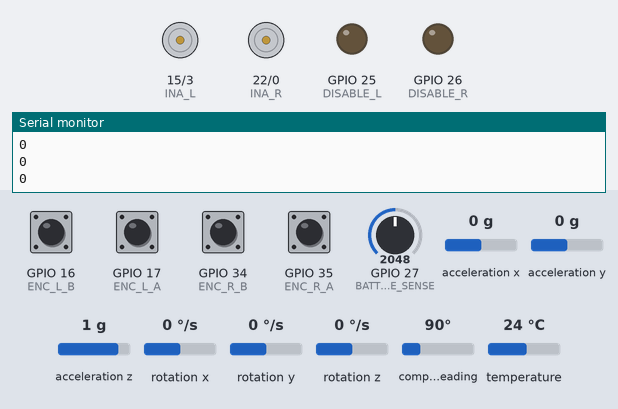
Recording of a sketch running on a simulated ESP32. Parts: motor-driver pin pairs drawn as motors (green arrow = first pin HIGH = forward, orange = second pin HIGH = backward, longer = more drive, scaled by the enable pin), output pins drawn as LEDs (lit = HIGH), the last lines printed to the serial monitor. The test bench sets the inputs (shaded band); at power-on: GPIO 16 (ENC_L_B), GPIO 17 (ENC_L_A), GPIO 34 (ENC_R_B), GPIO 35 (ENC_R_A) HIGH, GPIO 27 (BATTERY_VOLTAGE_SENSE) = 2048, acceleration y 0 g, acceleration z 1 g, rotation x 0 °/s, acceleration x 0 g, rotation y 0 °/s, rotation z 0 °/s, compass heading 90°, temperature 24 °C.

Above: at 1.2 s.
1.3 s: GPIO 27 (BATTERY_VOLTAGE_SENSE) set to 3388
2.8 s: GPIO 27 (BATTERY_VOLTAGE_SENSE) set to 3465
At 3.3 s:
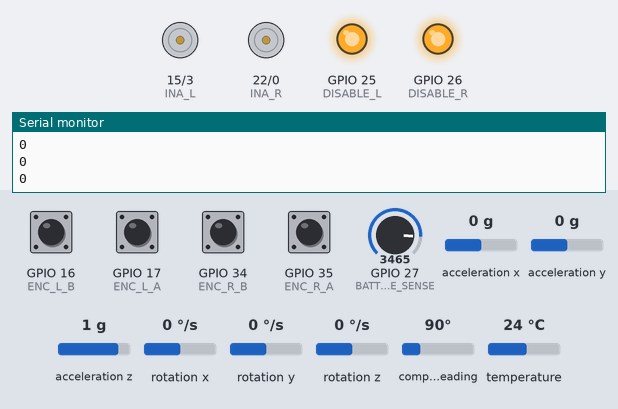
4.3 s: acceleration y set to -1.4 g
At 4.53 s:
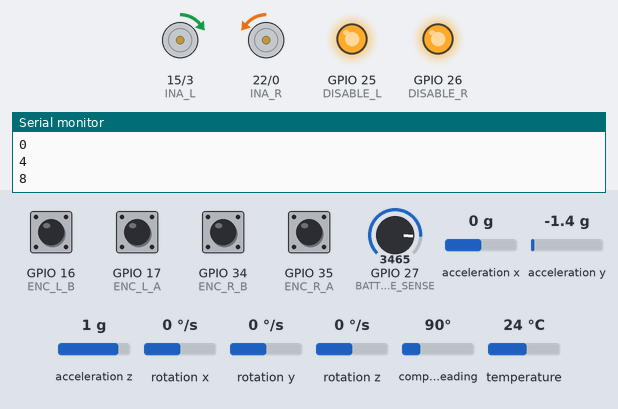
7.3 s: acceleration z set to -0.8 g
10.3 s: rotation x set to -192 °/s
At 11.0 s:
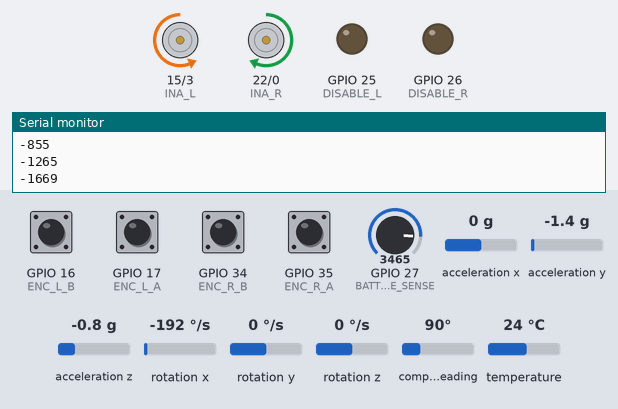
12.1 s: rotation x set to 24 °/s
At 15.84 s:
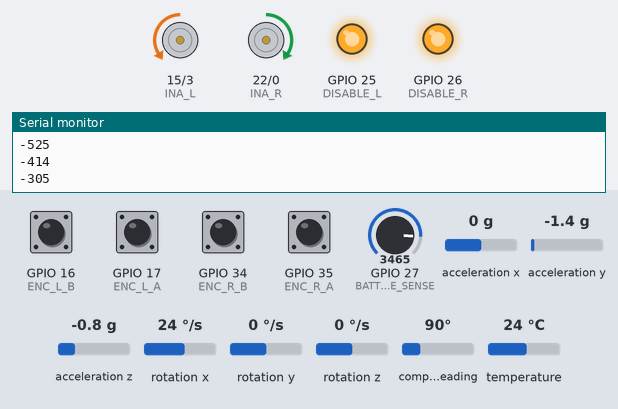
Timing chart, 0 to 16.1 s (numbered marks = the images above; inputs shaded):
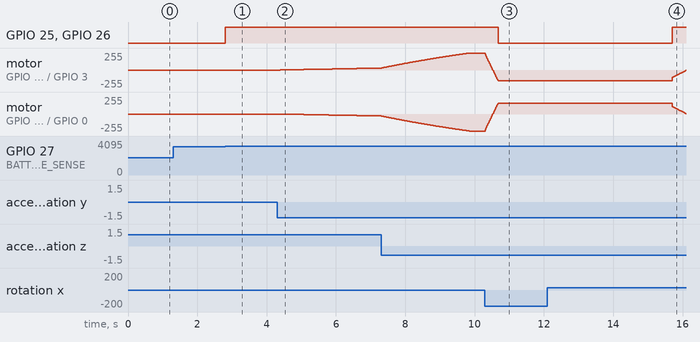

Measured:
- the behaviour switches between 3413 and 3414 on GPIO 27 (BATTERY_VOLTAGE_SENSE) (found by bisection; images 0 and 1)
- after the input at 2.8 s, GPIO 25 (DISABLE_L), GPIO 26 (DISABLE_R): LOW → HIGH at once
- after the input at 4.3 s, motor on GPIO 15 (INA_L) / GPIO 3 (INB_L): moves from stopped to forward 29/255 over 2.9 s, starting after 0.09 s; motor on GPIO 22 (INA_R) / GPIO 0 (INB_R): moves from stopped to backward 29/255 over 2.9 s, starting after 0.09 s
- after the input at 10.3 s, GPIO 25 (DISABLE_L), GPIO 26 (DISABLE_R): HIGH → LOW after 0.39 s; motor on GPIO 15 (INA_L) / GPIO 3 (INB_L): moves from forward 255/255 to backward 161/255 over 0.37 s, starting at once; motor on GPIO 22 (INA_R) / GPIO 0 (INB_R): moves from backward 255/255 to forward 161/255 over 0.37 s, starting at once
- after the input at 12.1 s, GPIO 25 (DISABLE_L), GPIO 26 (DISABLE_R): LOW → HIGH after 3.6 s; motor on GPIO 15 (INA_L) / GPIO 3 (INB_L): moves from backward 161/255 to backward 7/255 over 0.40 s, starting after 3.6 s; motor on GPIO 22 (INA_R) / GPIO 0 (INB_R): moves from forward 161/255 to forward 7/255 over 0.40 s, starting after 3.6 s

The sketch:

whipbot_control_v3.0.2.ino
```cpp
#include "MPU9250.h"

// use pin IO17 & IO16 for input of the encoder of the left moter, IO34 & IO35 for right motor
#define ENC_L_A 17
#define ENC_L_B 16
#define ENC_R_A 35
#define ENC_R_B 34

// use pin IO1 & IO3 as output of LEFT motor driver INA & INB, pin IO22 & IO0 for RIGHT one
#define INA_L 15
#define INB_L 3
#define INA_R 22
#define INB_R 0

// use pin IO4(A10) as PWM output for LEFT motor driver, pin 2 (A12) as RIGHT one
#define PWM_L A10
#define PWM_R A12
// channels for PWM
#define CHANNEL_L 0
#define CHANNEL_R 1

// use pin 36 (A0) as analog read for LEFT motor driver(current sense), pin 39(A3) for RIGHT
#define CURRENT_SENSE_L A0
#define CURRENT_SENSE_R A3

//use pin 25 as disabling LEFT motor driver, pin 26 for RIGHT one.
#define DISABLE_L 25
#define DISABLE_R 26

//use pin 27(A17) as analog read for battery voltage
#define BATTERY_VOLTAGE_SENSE A17

// configuration of servo city motor : https://www.servocity.com/317-rpm-spur-gear-motor-w-encoder
#define PULSE_PER_ROUND 723.24  //  at output shaft

// parameters to get IMU information
#define GRAVITATIONAL_ACCEL 9.798 //at TOKYO
#define SAMPLING_RATE 100 //IMU referesh rate : 200 Hz (over 1000 Hz is available if you want only refreshing)
#define SAMPLES_FOR_INITIATION 200 // (not used) get mean value of 200 samples of gyro to cancel native bias
// channel number for timer interruption
#define INTERRUPTION_CHANNEL 0

// use pin 27 for Chip Select of SPI communication
#define SPI_CHIP_SELECT 21


// an MPU9250 object with the MPU-9250 sensor on SPI bus 0 and chip select pin 10
MPU9250 IMU(SPI, SPI_CHIP_SELECT);
int status;


//  parameters for interrupt process
volatile byte pulse_L, last_pulse_L, pulse_R, last_pulse_R;
volatile long count_L = 0, count_R = 0;
//volatile bool LED = false; // for debug

//  parameters for recording time per loop
int time1, time2, dt;
int count_for_output = 0;

//  parameters for motor output shaft state
long current_count_L, last_count_L = 0, current_count_R = 0, last_count_R = 0;
float total_round_L = 0, last_round_L = 0, rpm_L = 0, total_round_R = 0, last_round_R = 0, rpm_R = 0;

//  parameters for timer interruption
hw_timer_t * timer = NULL;
volatile SemaphoreHandle_t timerSemaphore;
portMUX_TYPE timerMux = portMUX_INITIALIZER_UNLOCKED;
volatile uint32_t isrCounter = 0;
volatile uint32_t lastIsrAt = 0;

// parameter to trigger imu read process
volatile bool imu_flag = false;

float imu_data[10]; //accel XYZ, gyro XYZ, mag XYZ, temperature
float posture_angle[3]; //roll, pitch, heading

// parameters for porsture control of the robot
int Kp_posture = 1400, Ki_posture = 0, Kd_posture = 50;
float target_angle = 0;
float accumulated_angle_error = 0;

int current_time, passed_time, last_time, count = 0;


// function that will be called when GPIO interruption was fired
void IRAM_ATTR ISR() {
  //  refresh each value if it is changed
  //  handle those as a single 2 bit number; 1st bit is High/Low of A, 2nd bit is High/Low of B
  //  e.g.1: if pulse A is HIGH, pulse value is 1. Shift it to left, then you get 10. if pulse B is also high, add it to the 10, then you get 11, as a combined information of the A and B
  //  e.g.2: if pulse A is LOW, pulse value is 0. Shift it to left, then you get 00. if pulse B is high, add it to the 00, then you get 01, as a combined information of the A and B
  pulse_L = !digitalRead(ENC_L_A) << 1;
  pulse_L += !digitalRead(ENC_L_B);
  pulse_R = !digitalRead(ENC_R_A) << 1;
  pulse_R += !digitalRead(ENC_R_B);

  //  pulse_L will incremented as 0, 01(1), 11(3), 10(2) or reversed order of them.
  //  exchange value of 2 & 3 since this order is a bit confusing.
  pulse_L = process_byte(pulse_L);
  pulse_R = process_byte(pulse_R);

  // count up encoder based on output pulse
  count_L = count_encoder(pulse_L, last_pulse_L, count_L, 'L');
  count_R = count_encoder(pulse_R, last_pulse_R, count_R, 'R');

  //  reserve pulse info as last one of those
  last_pulse_L = pulse_L;
  last_pulse_R = pulse_R;
}


// function that will be called when timer interruption was fired
void IRAM_ATTR onTimer() {
  // Increment the counter and set the time of ISR
  portENTER_CRITICAL_ISR(&timerMux);

  //  turn on the flag to read IMU
  imu_flag = true;

  isrCounter++;
  lastIsrAt = 0;
  portEXIT_CRITICAL_ISR(&timerMux);

  // Give a semaphore that we can check in the loop
  xSemaphoreGiveFromISR(timerSemaphore, NULL);

  // It is safe to use digitalRead/Write here if you want to toggle an output
}


void setup() {
  Serial.begin(115200);
  delay(10);


  // Create semaphore to inform us when the timer has fired
  timerSemaphore = xSemaphoreCreateBinary();

  // Use 1st timer of 4 (counted from zero).
  // Set 80 divider for prescaler (see ESP32 Technical Reference Manual for more
  // info).
  timer = timerBegin(INTERRUPTION_CHANNEL, 80, true);

  // Attach onTimer function to our timer.
  timerAttachInterrupt(timer, &onTimer, true);

  // Set alarm to call onTimer function every second (value in microseconds).
  // Repeat the alarm (third parameter)
  timerAlarmWrite(timer, 1000000 / SAMPLING_RATE, true);

  // Start an alarm
  timerAlarmEnable(timer);

  while (!Serial) {}
  // start communication with IMU
  status = IMU.begin();
  if (status < 0) {
    Serial.println("IMU initialization unsuccessful");
    Serial.println("Check IMU wiring or try cycling power");
    Serial.print("Status: ");
    Serial.println(status);
    while (1) {}
  }

  //  initiating process was included in the imported library, so following process are not needed
  //  initiate_gyro();


  // setting pin mode for encoder
  pinMode(ENC_L_A, INPUT_PULLUP);
  pinMode(ENC_L_B, INPUT_PULLUP);
  pinMode(ENC_R_A, INPUT_PULLUP);
  pinMode(ENC_R_B, INPUT_PULLUP);

  // setting pin mode for motor driver
  pinMode(INA_L, OUTPUT);
  pinMode(INB_L, OUTPUT);
  ledcSetup(CHANNEL_L, 12800, 10); // channel:1(0〜?), pwm_frequency:12800 Hz, relosution : 10bit 4096 steps
  ledcAttachPin(PWM_L, CHANNEL_L); // set pin:PWM_L to channel 0

  pinMode(INA_R, OUTPUT);
  pinMode(INB_R, OUTPUT);
  ledcSetup(CHANNEL_R, 12800, 10); // channel:2(0〜?), pwm_frequency:12800 Hz, relosution : 10bit 4096 steps
  ledcAttachPin(PWM_R, CHANNEL_R); // set pin:PWM_R to channel 1

  pinMode(CURRENT_SENSE_L, INPUT_PULLUP);
  pinMode(CURRENT_SENSE_R, INPUT_PULLUP);
  pinMode(BATTERY_VOLTAGE_SENSE, INPUT_PULLUP);

  pinMode(DISABLE_L, OUTPUT);
  pinMode(DISABLE_R, OUTPUT);

  // set up interrupt function for motor encoder
  attachInterrupt(ENC_L_A, ISR, CHANGE);
  attachInterrupt(ENC_L_B, ISR, CHANGE);
  attachInterrupt(ENC_R_A, ISR, CHANGE);
  attachInterrupt(ENC_R_B, ISR, CHANGE);
}

void loop() {
  // If Timer has fired
  if (imu_flag == true) {
    uint32_t isrCount = 0, isrTime = 0;
    // Read the interrupt count and time
    portENTER_CRITICAL(&timerMux);
    isrCount = isrCounter;
    isrTime = lastIsrAt;
    portEXIT_CRITICAL(&timerMux);

    get_IMU_data(imu_data);
    complementary_filter(posture_angle, imu_data);

    imu_flag = false;
  }

  //  calculation for PWM output
  int pwm_output_L, pwm_output_R;
  accumulated_angle_error += posture_angle[1] - target_angle;
  pwm_output_L = -1 * Kp_posture * (posture_angle[1] - target_angle) + Kd_posture * imu_data[3] + Ki_posture * (-0.001) * accumulated_angle_error;

  if (pwm_output_L > 4095) {
    pwm_output_L = 4095;
  }
  else if (pwm_output_L < -4095) {
    pwm_output_L = -4095;
  }

  pwm_output_R = pwm_output_L;


  // check battery voltage before drive motor
  int raw_voltage = analogRead(BATTERY_VOLTAGE_SENSE);
  float voltage = raw_voltage * 3.3 * 4 / 4096;
  bool drive_flag;
  if (voltage > 11) {
    drive_flag = true;
  }
  else {
    drive_flag = false;
  }


  // check robot's posture angle, if pitch is too much, stop to drive motors.
  if (posture_angle[1] > (20 * M_PI / 180)) {
    drive_flag = false;
  }

  if (drive_flag == true) {
    digitalWrite(DISABLE_L, HIGH);
    digitalWrite(DISABLE_R, HIGH);
    if (pwm_output_L >= 0) {
      ledcWrite(CHANNEL_L, pwm_output_L);
      ledcWrite(CHANNEL_R, pwm_output_R);

      digitalWrite(INA_L, HIGH);
      digitalWrite(INB_L, LOW);

      digitalWrite(INA_R, LOW);
      digitalWrite(INB_R, HIGH);

      //      Serial.print(pwm_output_L);
      //      Serial.print(",");
      //      Serial.println(pwm_output_R);
    }

    else {
      ledcWrite(CHANNEL_L, abs(pwm_output_L));
      ledcWrite(CHANNEL_R, abs(pwm_output_R));

      digitalWrite(INA_L, LOW);
      digitalWrite(INB_L, HIGH);

      digitalWrite(INA_R, HIGH);
      digitalWrite(INB_R, LOW);

      //      Serial.print(pwm_output_L);
      //      Serial.print(",");
      //      Serial.println(pwm_output_R);
    }
  }
  else {
    digitalWrite(DISABLE_L, LOW);
    digitalWrite(DISABLE_R, LOW);
  }

  current_time = micros();
  passed_time += current_time - last_time;
  last_time = current_time;

  if (passed_time > 100000) {
    //  print at 10Hz (every 100000 usec)
    Serial.println(pwm_output_L);
    passed_time = 0;
  }
}
```

IMU.ino
```cpp
float ACC_roll, ACC_pitch; // roll and pitch based on accelerometer

//void initiate_gyro() {
//  for (int i = 0; i < SAMPLES_FOR_INITIATION; i++) {
//    //    delay(10);
//    IMU.readSensor();
//    sum_gX += IMU.getGyroX_rads();
//    sum_gY += IMU.getGyroY_rads();
//    sum_gZ += IMU.getGyroZ_rads();
//  }
//
//  offset_gX = sum_gX / SAMPLES_FOR_INITIATION;
//  offset_gY = sum_gY / SAMPLES_FOR_INITIATION;
//  offset_gZ = sum_gZ / SAMPLES_FOR_INITIATION;
//  Serial.println(offset_gX);
//}


void get_IMU_data(float *imu_data_func) {
  //  read IMU
  IMU.readSensor();

  imu_data_func[0] = IMU.getAccelX_mss();
  imu_data_func[1] = IMU.getAccelY_mss();
  imu_data_func[2] = -1 * IMU.getAccelZ_mss();

  //  contain sensor value to perpared parameters;
  //  translate gyro values to deg/s and subtract offset value
  imu_data_func[3] = IMU.getGyroX_rads();
  imu_data_func[4] = IMU.getGyroY_rads();
  imu_data_func[5] = IMU.getGyroZ_rads();

  imu_data_func[6] = IMU.getMagX_uT();
  imu_data_func[7] = IMU.getMagY_uT();
  imu_data_func[8] = IMU.getMagZ_uT();
  imu_data_func[9] = IMU.getTemperature_C();
}


void complementary_filter(float *posture_angle_func, float *imu_data_func) {
  //  coefficient of complementary filter
  float C = 1;  //  coefficient C
  float g;  // scale of accelereration
  float J = 0.5;  // coefficient of LPF on calculating posture angle based on accelerometer
  float k;  //  weight of filtering in complementary filter

  ACC_pitch = J * ACC_pitch + (1 - J) * atan2(imu_data_func[1],  imu_data_func[2]);
  ACC_roll = J * ACC_roll + (1 - J) * atan2(imu_data_func[0], sqrt(pow(imu_data_func[1], 2) + pow(imu_data_func[2], 2)));

  //calculate coefficients for complementary filter
  //remind aX, aY, aZ are in [m/s2], but g should be in [g], so you have to divide by 9.81 approx.
  g = sqrt(pow(imu_data_func[0], 2) + pow(imu_data_func[1], 2) + pow(imu_data_func[2], 2)) / GRAVITATIONAL_ACCEL;
  k = 0.1 * pow(65536, -1 * (pow((1 - g), 2) / C));

  //calculate pitch/roll by gyrosensor (About pitch & roll, using Complementary Filter)
  posture_angle_func[0] = (1 - k) * (posture_angle_func[0] + imu_data_func[4] / SAMPLING_RATE) + k * ACC_roll; //calculate roll
  posture_angle_func[1] = (1 - k) * (posture_angle_func[1] + (-1 * imu_data_func[3])  / SAMPLING_RATE) + k * ACC_pitch; //calculate pitch。

  //calculate heading angle by gyro (ignore small gyro data. assume them as its drift)
  if (abs(imu_data_func[5]) < (0.05 * M_PI / 180)) { //if gyro Z is lower than 0.05 deg/s (= 0.05*pi/180 rad)
    posture_angle_func[2] = posture_angle_func[2];
  }
  else posture_angle_func[2] = posture_angle_func[2] + imu_data_func[5] / SAMPLING_RATE;

  // convert range of heading angle to -180 ~ +180 deg
  if (posture_angle_func[2] > M_PI) {
    posture_angle_func[2] = -1 * 2 * M_PI + posture_angle_func[2];
  }
  else if (posture_angle_func[2] < -1 * M_PI) {
    posture_angle_func[2] = 2 * M_PI + posture_angle_func[2];
  }
  //  Serial.print(ACC_roll);
  //  Serial.print(",");
  //  Serial.println(ACC_pitch);
  //  Serial.print(",");
  //  Serial.println(imu_data_func[2]);
}
```

encoder.ino
```cpp
byte process_byte(byte pulse) {
  if (pulse == 3) {
    pulse = 2;
  }
  else if (pulse == 2) {
    pulse = 3;
  }
  return pulse;
}


long count_encoder(byte pulse, byte last_pulse, long count, char L_or_R) {
  // process for left motor encoder
  if (L_or_R == 'L') {
    //  exception process
    if (pulse == last_pulse) {
      //  do nothing when encoder signal has chattered.
    }
    else if (pulse == 0 && last_pulse == 3) {
      count--;
    }
    else if (pulse == 3 && last_pulse == 0) {
      count++;
    }

    //  counting encoder;main process
    else if (abs(pulse - last_pulse) > 1) {
      // do nothing when encoder signal has hopped(= chattering).
    }

    else if (pulse > last_pulse) {
      count--;
    }
    else {
      count++;
    }
  }


  // process for right motor encoder
  else if (L_or_R == 'R') {
    //  exception process
    if (pulse == last_pulse) {
      //  do nothing when encoder signal has chattered.
    }
    else if (pulse == 0 && last_pulse == 3) {
      count++;
    }
    else if (pulse == 3 && last_pulse == 0) {
      count--;
    }

    //  counting encoder;main process
    else if (abs(pulse - last_pulse) > 1) {
      // do nothing when encoder signal has hopped(= chattering).
    }

    else if (pulse > last_pulse) {
      count++;
    }
    else {
      count--;
    }
  }
  return count;
}
```

etc.ino
```cpp
void print_time() {
  current_time = micros();
  passed_time = current_time - last_time;
  Serial.println(passed_time);
  Serial.println();
  last_time = current_time;
}
```

licence.ino
```cpp
// (licence header left out)
/*
  Basic_I2C.ino
  Brian R Taylor
  brian.taylor@bolderflight.com

  Copyright (c) 2017 Bolder Flight Systems

  Permission is hereby granted, free of charge, to any person obtaining a copy of this software
  and associated documentation files (the "Software"), to deal in the Software without restriction,
  including without limitation the rights to use, copy, modify, merge, publish, distribute,
  sublicense, and/or sell copies of the Software, and to permit persons to whom the Software is
  furnished to do so, subject to the following conditions:

  The above copyright notice and this permission notice shall be included in all copies or
  substantial portions of the Software.

  THE SOFTWARE IS PROVIDED "AS IS", WITHOUT WARRANTY OF ANY KIND, EXPRESS OR IMPLIED, INCLUDING
  BUT NOT LIMITED TO THE WARRANTIES OF MERCHANTABILITY, FITNESS FOR A PARTICULAR PURPOSE AND
  NONINFRINGEMENT. IN NO EVENT SHALL THE AUTHORS OR COPYRIGHT HOLDERS BE LIABLE FOR ANY CLAIM,
  DAMAGES OR OTHER LIABILITY, WHETHER IN AN ACTION OF CONTRACT, TORT OR OTHERWISE, ARISING FROM,
  OUT OF OR IN CONNECTION WITH THE SOFTWARE OR THE USE OR OTHER DEALINGS IN THE SOFTWARE.
*/
```
